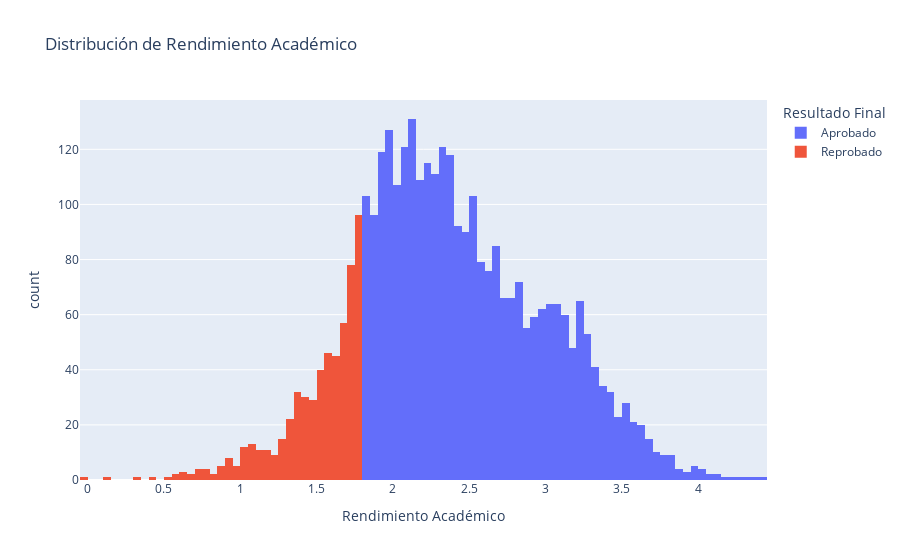

Notebook cell for this chart:
### Code cell
# Histograma de frecuencias
px.histogram(data, x='mean_test', color='final',
                   title='Distribución de Rendimiento Académico',
                   labels={'mean_test': 'Rendimiento Académico', 'final': 'Resultado Final'})

### Figure 1 — Plotly figure (JSON) as saved in the notebook; plotly's stock layout.template omitted (floating-point values rounded to 4 significant figures; data arrays with more than 128 entries replaced by an {"elided": "..."} marker saying what was removed)
{"data": [{"alignmentgroup": "True", "bingroup": "x", "hovertemplate": "Resultado Final=Aprobado<br>Rendimiento Académico=%{x}<br>count=%{y}<extra></extra>", "legendgroup": "Aprobado", "marker": {"color": "#636efa", "pattern": {"shape": ""}}, "name": "Aprobado", "offsetgroup": "Aprobado", "orientation": "v", "showlegend": true, "type": "histogram", "x": {"elided": "2905 float values"}, "xaxis": "x", "yaxis": "y"}, {"alignmentgroup": "True", "bingroup": "x", "hovertemplate": "Resultado Final=Reprobado<br>Rendimiento Académico=%{x}<br>count=%{y}<extra></extra>", "legendgroup": "Reprobado", "marker": {"color": "#EF553B", "pattern": {"shape": ""}}, "name": "Reprobado", "offsetgroup": "Reprobado", "orientation": "v", "showlegend": true, "type": "histogram", "x": {"elided": "586 float values"}, "xaxis": "x", "yaxis": "y"}], "layout": {"barmode": "relative", "legend": {"title": {"text": "Resultado Final"}, "tracegroupgap": 0}, "title": {"text": "Distribución de Rendimiento Académico"}, "xaxis": {"anchor": "y", "domain": [0, 1], "title": {"text": "Rendimiento Académico"}}, "yaxis": {"anchor": "x", "domain": [0, 1], "title": {"text": "count"}}}}
